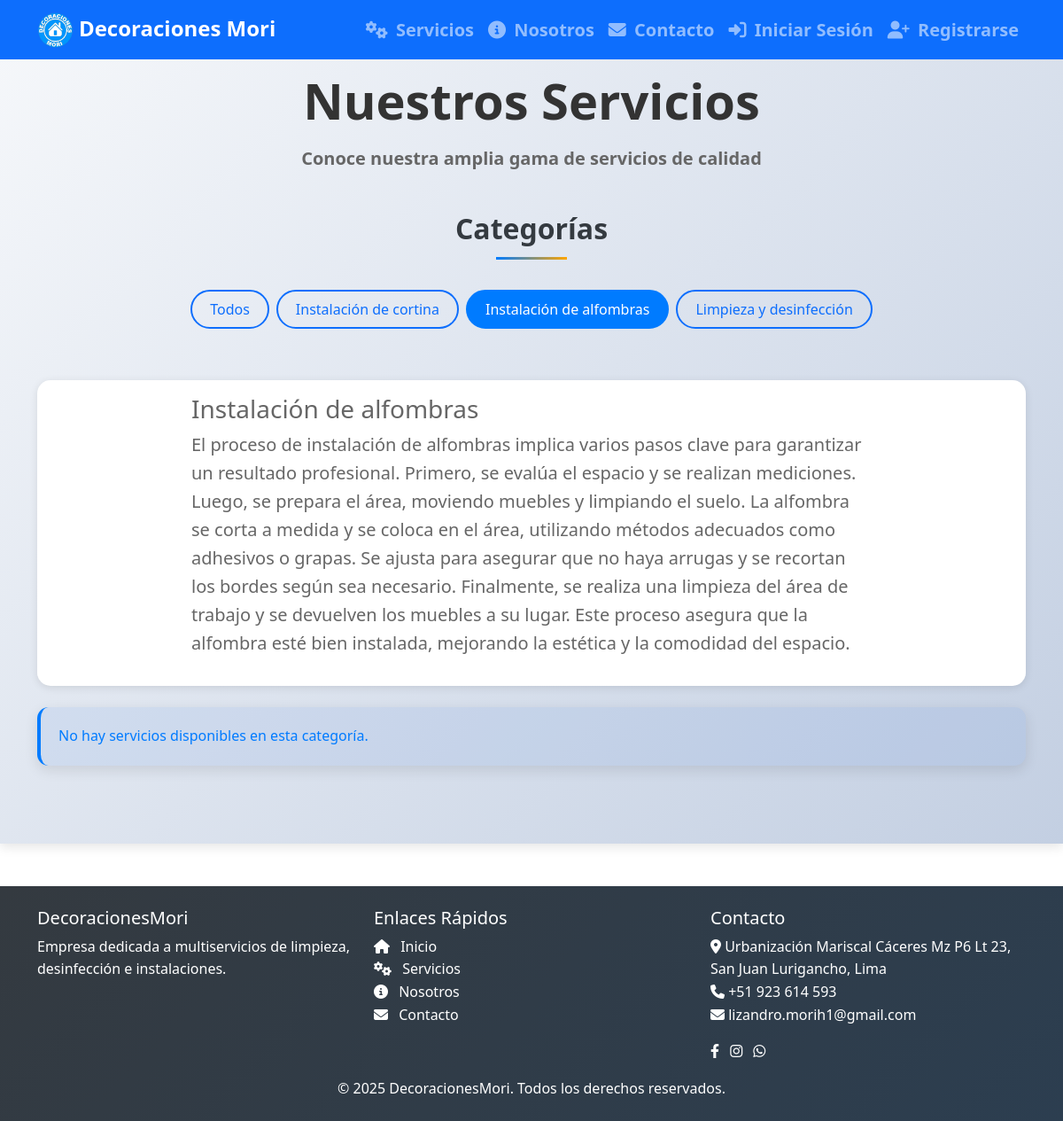
Before: /servicios/categoria/2/ with the older database file.
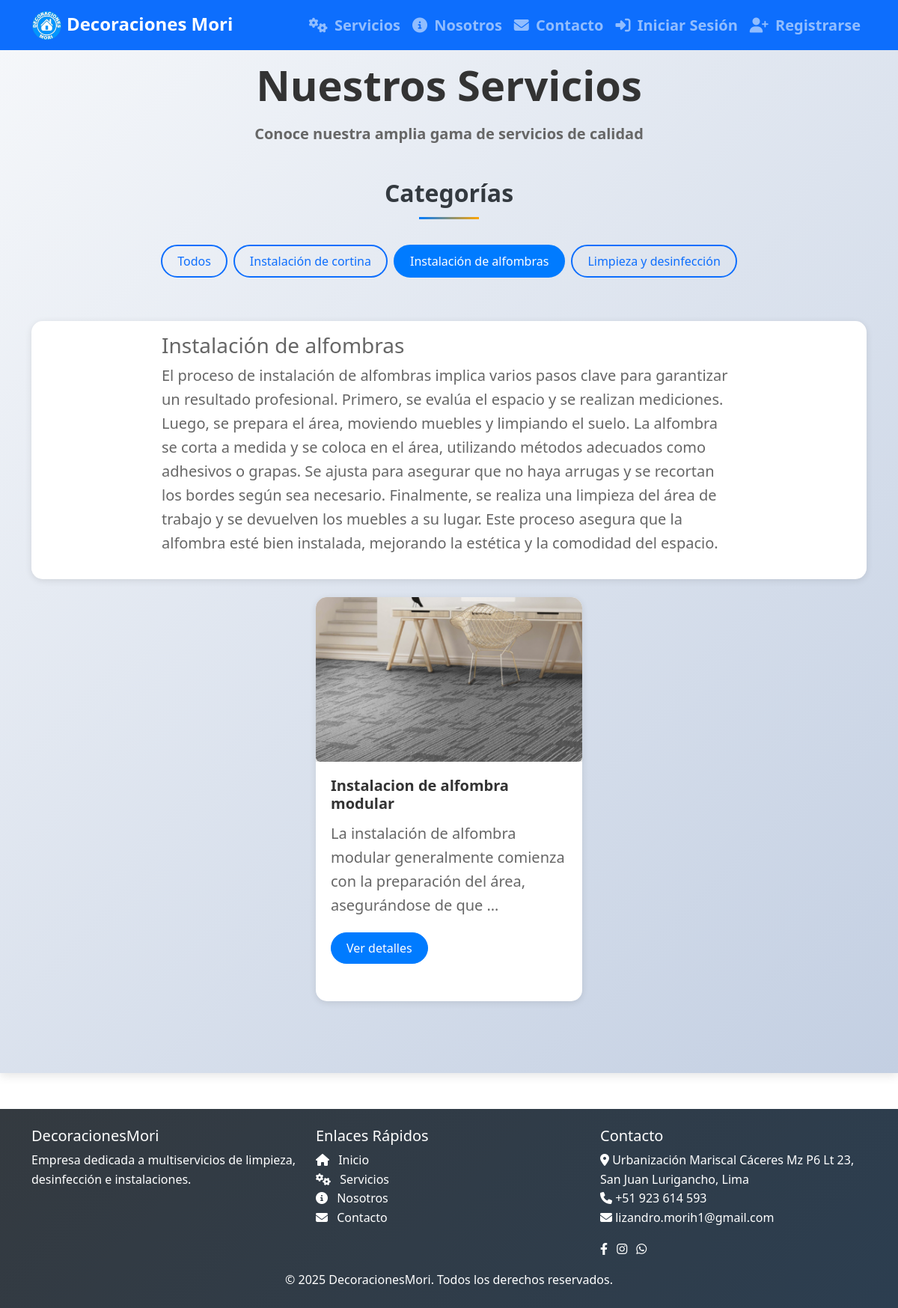
After: the same page with the newer database file.
### services/models.py (models this page shows, shortened)
class ServiceCategory(models.Model):
    name = models.CharField(_("Name"), max_length=100)
    description = models.TextField(_("Description"), blank=True)
    class Meta:
        db_table = 'categoria_servicio'  # Nombre de la tabla en español
        verbose_name = _("Service Category")
        verbose_name_plural = _("Service Categories")

class Service(models.Model):
    category = models.ForeignKey(ServiceCategory, on_delete=models.CASCADE, related_name="services")
    name = models.CharField(_("Name"), max_length=100)
    description = models.TextField(_("Description"))
    base_price = models.DecimalField(_("Base Price"), max_digits=10, decimal_places=2)
    is_active = models.BooleanField(_("Is active"), default=True)
    created_at = models.DateTimeField(auto_now_add=True)
    updated_at = models.DateTimeField(auto_now=True)
    slug = models.SlugField(_("Slug"), max_length=100, unique=True, blank=True)
    def get_featured_image(self):
        featured = self.images.filter(is_featured=True).first()
        if featured:
            return featured
        else:
            return self.images.first()
    class Meta:
        db_table = 'servicio'  # Nombre de la tabla en español
        verbose_name = _("Service")
        verbose_name_plural = _("Services")

class ServiceImage(models.Model):
    service = models.ForeignKey('Service', on_delete=models.CASCADE, related_name='images', verbose_name='Servicio')
    image = models.ImageField(upload_to='services/', blank=True, null=True, verbose_name='Imagen (archivo)')
    image_url = models.TextField(blank=True, null=True, verbose_name='Código de incorporación <iframe>')
    is_featured = models.BooleanField(default=False, verbose_name='Destacada')
    class Meta:
        verbose_name = 'Imagen del servicio'
        verbose_name_plural = 'Imágenes del servicio'

### services/views.py (the view)
# urls.py: path('servicios/', ServiceListView.as_view(), name='service_list'),
class ServiceListView(ListView):
    model = Service
    context_object_name = 'services'
    template_name = 'services/service_list.html'
    def get_queryset(self):
        queryset = super().get_queryset().filter(is_active=True)
        category_id = self.kwargs.get('id')
        if category_id:
            queryset = queryset.filter(category__id=category_id)
        return queryset
    def get_context_data(self, **kwargs):
        context = super().get_context_data(**kwargs)
        context['categories'] = ServiceCategory.objects.all()
        context['categoria_actual'] = None
        category_id = self.kwargs.get('id')
        if category_id:
            context['categoria_actual'] = get_object_or_404(ServiceCategory, id=category_id)
        return context

### site_config/context_processors.py (called while the page is built)
def site_settings(request):
    try:
        settings = SiteSettings.objects.first()
    except:
        settings = None
    try:
        carousel_images = CarouselImage.objects.filter(active=True).order_by('order')
    except:
        carousel_images = []
    try:
        site_images = {img.location: img for img in SiteImage.objects.all()}
    except:
        site_images = {}
    return {
        'site_settings': settings,
        'carousel_images': carousel_images,
        'site_images': site_images
    }

### services/templates/services/service_list.html (shortened to what this page needs)
{% extends "base.html" %}
{% block content %}
<section class="py-4 services-categories services-header bg bg-light">
    <div class="container">
        <div class="row">
            <div class="col-12 text-center">
                <h1 class="display-4">Nuestros Servicios</h1>
                <h1 class="lead">Conoce nuestra amplia gama de servicios de calidad</h1>
            </div>
        </div>
    </div>
    <div class="container py-5">
        <div class="row mb-4">
            <div class="col-12">
                <h2 class="section-title">Categorías</h2>
                <div class="category-filters d-flex flex-wrap justify-content-center">
                    <a href="{% url 'services:service_list' %}" class="btn btn-outline-primary m-1 {% if not categoria_actual %}active{% endif %}">
                        Todos
                    </a>
                    {% for categoria in categories %}
                    <a href="{% url 'services:category' categoria.id %}" class="btn btn-outline-primary m-1 {% if categoria.id == categoria_actual.id %}active{% endif %}">
                        {{ categoria.name }}
                    </a>
                    {% endfor %}
                </div>
            </div>
        </div>
        <div class="row">
            {% if categoria_actual %}
            <div class="col-12 mb-4">
                <div class="card">
                    <div class="card-body lead">
                        <h3>{{ categoria_actual.name }}</h3>
                        <p>{{ categoria_actual.description }}</p>
                    </div>
                </div>
            </div>
            {% endif %}
            {% for service in services %}
            <div class="col-md-6 col-lg-4 mb-4 lead">
                <div class="card service-card h-100">
                    {% with featured_image=service.get_featured_image %}
                    <div class="card-img-top-container" style="height: 220px; overflow: hidden; background-color: #eee; border-top-left-radius: 0.8rem; border-top-right-radius: 0.8rem;">
                                                {% if featured_image %}
                                                    {% if featured_image.image_url %}
                                                        <div class="embed-responsive embed-responsive-16by9 rounded shadow-sm">
                                                            {{ featured_image.image_url|safe }}
                                                        </div>
                                                    {% elif featured_image.image %}
                                                        <img src="{{ featured_image.image.url }}" class="img-fluid rounded shadow-sm" alt="{{ service.name }}">
                                                    {% else %}
                                                        <img src="/static/imagen/default-service.jpg" class="img-fluid rounded shadow-sm" alt="{{ service.name }} (Por defecto)">
                                                    {% endif %}
                                                {% else %}
                                                    <img src="/static/imagen/default-service.jpg" class="img-fluid rounded shadow-sm" alt="{{ service.name }} (Por defecto)">
                                                {% endif %}
                    </div>
                                            {% endwith %}
                    <div class="card-body">
                        <h5 class="card-title">{{ service.name }}</h5>
                        <p class="card-text">{{ service.description|truncatewords:15 }}</p>
                        <a href="{% url 'services:detalle_servicio' service.pk %}" class="btn btn-primary">Ver detalles</a>
                    </div>
                </div>
            </div>
            {% empty %}
            <div class="col-12">
                <div class="alert alert-info">
                    No hay servicios disponibles en esta categoría.
                </div>
            </div>
            {% endfor %}
        </div>
    </div>
</section>
{% endblock %}

Changed rows visible on the page:
added Service: get_featured_image.image (picture), name "Instalacion de alfombra modular", description "La instalación de alfombra modular generalmente comienza con la preparación del área, asegurándose de que …"
Other visible differences:
text no longer shown: "No hay servicios disponibles en esta categoría."
